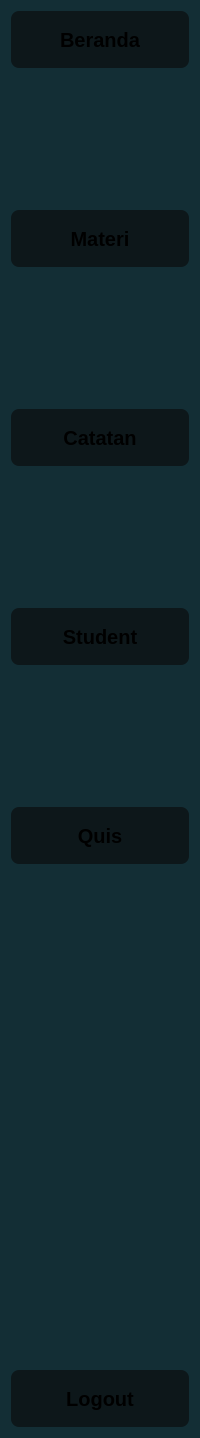
                   <widget class="QWidget" name="SideBarSmall" native="true">
                    <property name="styleSheet">
                     <string notr="true">QWidget{
background-color:rgb(19, 46, 53);
border-radius:12px;
}</string>
                    </property>
                    <layout class="QVBoxLayout" name="verticalLayout_15">
                     <property name="leftMargin">
                      <number>11</number>
                     </property>
                     <item>
                      <widget class="QPushButton" name="btnBeranda">
                       <property name="minimumSize">
                        <size>
                         <width>0</width>
                         <height>57</height>
                        </size>
                       </property>
                       <property name="maximumSize">
                        <size>
                         <width>16777215</width>
                         <height>60</height>
                        </size>
                       </property>
                       <property name="styleSheet">
                        <string notr="true">QPushButton {
	qproperty-alignment: AlignLeft;
	background-color:#0D171A;
    border-radius: 8px;
	font-weight:bold;
	font-size:20px;
	font-family: &quot;Century Gothic&quot;;
	padding :10px;
	
}

QPushButton:hover {
    background-color: rgb(197, 197, 197);
	color:rgb(33, 57, 37);
}


</string>
                       </property>
                       <property name="text">
                        <string>Beranda</string>
                       </property>
                      </widget>
                     </item>
                     <item>
                      <spacer name="verticalSpacer_11">
                       <property name="orientation">
                        <enum>Qt::Orientation::Vertical</enum>
                       </property>
                       <property name="sizeType">
                        <enum>QSizePolicy::Policy::Maximum</enum>
                       </property>
                       <property name="sizeHint" stdset="0">
                        <size>
                         <width>20</width>
                         <height>136</height>
                        </size>
                       </property>
                      </spacer>
                     </item>
                     <item>
                      <widget class="QPushButton" name="btnMateri">
                       <property name="minimumSize">
                        <size>
                         <width>0</width>
                         <height>57</height>
                        </size>
                       </property>
                       <property name="maximumSize">
                        <size>
                         <width>16777215</width>
                         <height>60</height>
                        </size>
                       </property>
                       <property name="styleSheet">
                        <string notr="true">QPushButton {
	qproperty-alignment: AlignLeft;
	background-color:#0D171A;
    border-radius: 8px;
	font-weight:bold;
	font-size:20px;
	font-family: &quot;Century Gothic&quot;;
	padding :10px;
	
}

QPushButton:hover {
    background-color: rgb(197, 197, 197);
	color:rgb(33, 57, 37);
}


</string>
                       </property>
                       <property name="text">
                        <string>Materi</string>
                       </property>
                      </widget>
                     </item>
                     <item>
                      <spacer name="verticalSpacer_3">
                       <property name="orientation">
                        <enum>Qt::Orientation::Vertical</enum>
                       </property>
                       <property name="sizeType">
                        <enum>QSizePolicy::Policy::Maximum</enum>
                       </property>
                       <property name="sizeHint" stdset="0">
                        <size>
                         <width>20</width>
                         <height>136</height>
                        </size>
                       </property>
                      </spacer>
                     </item>
                     <item>
                      <widget class="QPushButton" name="btnCatatan">
                       <property name="minimumSize">
                        <size>
                         <width>0</width>
                         <height>57</height>
                        </size>
                       </property>
                       <property name="maximumSize">
                        <size>
                         <width>16777215</width>
                         <height>60</height>
                        </size>
                       </property>
                       <property name="styleSheet">
                        <string notr="true">QPushButton {
	qproperty-alignment: AlignLeft;
	background-color:#0D171A;
    border-radius: 8px;
	font-weight:bold;
	font-size:20px;
	font-family: &quot;Century Gothic&quot;;
	padding :10px;
	
}

QPushButton:hover {
    background-color: rgb(197, 197, 197);
	color:rgb(33, 57, 37);
}


</string>
                       </property>
                       <property name="text">
                        <string>Catatan</string>
                       </property>
                      </widget>
                     </item>
                     <item>
                      <spacer name="verticalSpacer_2">
                       <property name="orientation">
                        <enum>Qt::Orientation::Vertical</enum>
                       </property>
                       <property name="sizeType">
                        <enum>QSizePolicy::Policy::Maximum</enum>
                       </property>
                       <property name="sizeHint" stdset="0">
                        <size>
                         <width>20</width>
                         <height>136</height>
                        </size>
                       </property>
                      </spacer>
                     </item>
                     <item>
                      <widget class="QPushButton" name="btnStudent">
                       <property name="minimumSize">
                        <size>
                         <width>0</width>
                         <height>57</height>
                        </size>
                       </property>
                       <property name="styleSheet">
                        <string notr="true">QPushButton {
	qproperty-alignment: AlignLeft;
	background-color:#0D171A;
    border-radius: 8px;
	font-weight:bold;
	font-size:20px;
	font-family: &quot;Century Gothic&quot;;
	padding :10px;
	
}

QPushButton:hover {
    background-color: rgb(197, 197, 197);
	color:rgb(33, 57, 37);
}


</string>
                       </property>
                       <property name="text">
                        <string>Student</string>
                       </property>
                      </widget>
                     </item>
                     <item>
                      <spacer name="verticalSpacer_13">
                       <property name="orientation">
                        <enum>Qt::Orientation::Vertical</enum>
                       </property>
                       <property name="sizeType">
                        <enum>QSizePolicy::Policy::Maximum</enum>
                       </property>
                       <property name="sizeHint" stdset="0">
                        <size>
                         <width>20</width>
                         <height>136</height>
                        </size>
                       </property>
                      </spacer>
                     </item>
                     <item>
                      <widget class="QPushButton" name="btnQuis">
                       <property name="minimumSize">
                        <size>
                         <width>0</width>
                         <height>57</height>
                        </size>
                       </property>
                       <property name="styleSheet">
                        <string notr="true">QPushButton {
	qproperty-alignment: AlignLeft;
	background-color:#0D171A;
    border-radius: 8px;
	font-weight:bold;
	font-size:20px;
	font-family: &quot;Century Gothic&quot;;
	padding :10px;
	
}

QPushButton:hover {
    background-color: rgb(197, 197, 197);
	color:rgb(33, 57, 37);
}


</string>
                       </property>
                       <property name="text">
                        <string>Quis</string>
                       </property>
                      </widget>
                     </item>
                     <item>
                      <spacer name="verticalSpacer_12">
                       <property name="orientation">
                        <enum>Qt::Orientation::Vertical</enum>
                       </property>
                       <property name="sizeType">
                        <enum>QSizePolicy::Policy::Maximum</enum>
                       </property>
                       <property name="sizeHint" stdset="0">
                        <size>
                         <width>20</width>
                         <height>500</height>
                        </size>
                       </property>
                      </spacer>
                     </item>
                     <item>
                      <widget class="QPushButton" name="btnLogout">
                       <property name="minimumSize">
                        <size>
                         <width>0</width>
                         <height>57</height>
                        </size>
                       </property>
                       <property name="styleSheet">
                        <string notr="true">QPushButton {
	qproperty-alignment: AlignLeft;
	background-color:#0D171A;
    border-radius: 8px;
	font-weight:bold;
	font-size:20px;
	font-family: &quot;Century Gothic&quot;;
	padding :10px;
	
}

QPushButton:hover {
    background-color: rgb(197, 197, 197);
	color:rgb(33, 57, 37);
}


</string>
                       </property>
                       <property name="text">
                        <string>Logout</string>
                       </property>
                      </widget>
                     </item>
                    </layout>
                   </widget>
